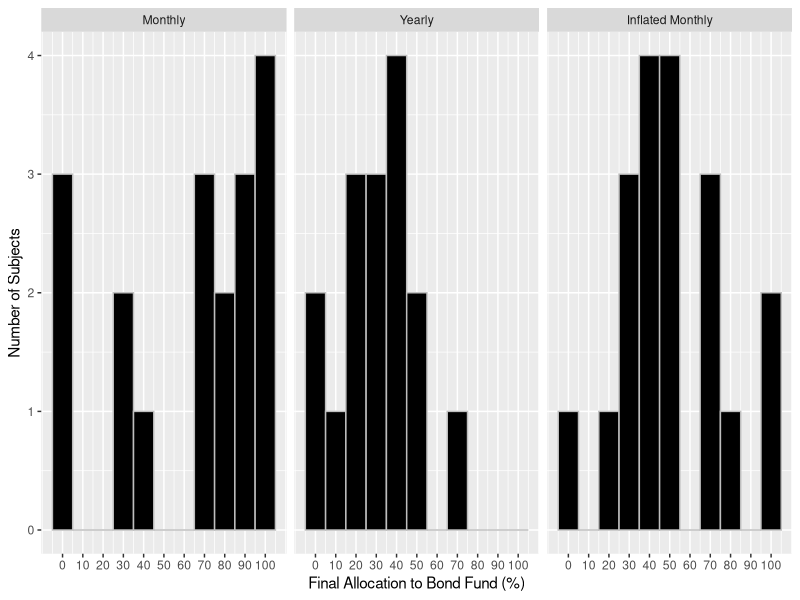

Write the R code that produced this figure. (Note: this script raises an error after producing the figure.)
## ---- chunk 1
library(dplyr)
library(magrittr)
library(tidyr)
library(ggplot2)
library(Hmisc)
library(nortest)
library(plm)
library(lme4)
library(sandwich)
library(lmtest)

data <- read.csv('Exp_Data.csv',header=TRUE)
survey <- read.csv('Exp_Survey.csv',header=TRUE)

survey %<>% mutate(Q3 = ifelse(Q3 == 'Yes',1,ifelse(Q3 == 'No',0,.5))) %>% 
  mutate(Q4 = ifelse(Q4 == 'Yes',1,ifelse(Q4 == 'No',0,.5))) %>%
  mutate(Q5 = ifelse(Q5 == 'Yes',1,ifelse(Q5 == 'No',0,.5)))

survey %<>% select(ID,Q3,Q4,Q5,Q6,Q7)
data %<>% select(-Name,-Student.ID)

wide.data <- inner_join(survey,data,by="ID")
long.data.40 <- wide.data %>% select(ID,Type,num_range("X",161:200)) %>% gather("Choice_Num","Choice",3:42)

remove(data,survey)

## ---- chunk 2
hist.data <- wide.data %>% select(Type,Final.Choice) %>% mutate(Final.Choice = Final.Choice * 100) %>%
  mutate(Type = ifelse(Type == 1, "Monthly", ifelse(Type == 2, "Yearly","Inflated Monthly")))

hist.data$Type <- factor(hist.data$Type, levels = c("Monthly", "Yearly", "Inflated Monthly"))

ggplot(hist.data, aes(Final.Choice)) + geom_histogram(binwidth=10, fill="black",color="gray") + 
  facet_wrap(~ Type) +
  scale_x_continuous(breaks=seq(0,100,10)) +
  xlab("Final Allocation to Bond Fund (%)") + 
  ylab("Number of Subjects") 
## ---- chunk 3
ste <- function(x) sqrt(var(x,na.rm=TRUE)/sum(!is.na(x))) #standard error computation

summ.final <- wide.data %>% group_by(Type) %>% 
  summarise(Avg = mean(Final.Choice), sd = sd(Final.Choice), ste = ste(Final.Choice))

t.test1 <- wide.data %>% filter(Type == 1 | Type == 2)
t.test2 <- wide.data %>% filter(Type == 1 | Type == 3)
t.test3 <- wide.data %>% filter(Type == 2 | Type == 3)

t.test(Final.Choice~Type,t.test1)
t.test(Final.Choice~Type,t.test2)
t.test(Final.Choice~Type,t.test3)
## ---- chunk 4
summ.40 <- long.data.40 %>% group_by(Type) %>% 
  summarise(Avg = mean(Choice,na.rm=TRUE), sd = sd(Choice,na.rm=TRUE), ste = ste(Choice))

t.2.test1 <- long.data.40 %>% filter(Type == 1 | Type == 2)
t.2.test2 <- long.data.40 %>% filter(Type == 1 | Type == 3)
t.2.test3 <- long.data.40 %>% filter(Type == 2 | Type == 3)

t.test.cluster(t.2.test1$Choice,t.2.test1$ID,t.2.test1$Type)
t.test.cluster(t.2.test2$Choice,t.2.test2$ID,t.2.test2$Type)
t.test.cluster(t.2.test3$Choice,t.2.test3$ID,t.2.test3$Type)
## ---- chunk 5
ctrl.t.test1 <- t.test1 %>% mutate(type.dummy = ifelse(Type==1,0,1), Final.Choice = Final.Choice*100)
ctrl.t.test2 <- t.test2 %>% mutate(type.dummy = ifelse(Type==1,0,1), Final.Choice = Final.Choice*100)
ctrl.t.test3 <- t.test3 %>% mutate(type.dummy = ifelse(Type==2,0,1), Final.Choice = Final.Choice*100)

# Using HC-robust standard errors
coeftest(lm(Final.Choice~type.dummy+Q3+Q4+Q5,ctrl.t.test1), vcov=vcovHC)
coeftest(lm(Final.Choice~type.dummy+Q3+Q4+Q5,ctrl.t.test2), vcov=vcovHC)
coeftest(lm(Final.Choice~type.dummy+Q3+Q4+Q5,ctrl.t.test3), vcov=vcovHC)
## ---- chunk 6
bootstrap <- function(a,b){
  set.seed(76)
  boot.samples <- c(rep(NA,100000))
  for (i in 1:100000){
    t.1 <- sample(length(a), length(a), replace=TRUE)
    t.2 <- sample(length(b), length(b), replace=TRUE)
    t <- mean(a[t.1])-mean(b[t.2])
    boot.samples[i] <- t
    
  }
  return(as.data.frame(boot.samples) %>% rename(x=boot.samples))
}

boot.samples.1 <- bootstrap(monthly$Final.Choice,yearly$Final.Choice)
boot.samples.2 <- bootstrap(monthly$Final.Choice,infmonthly$Final.Choice)

CI.1 <- quantile(boot.samples.1$x,c(.005,.995))
CI.2 <- quantile(boot.samples.2$x,c(.005,.995))

boot.samples.1 %<>% mutate(CI = x < CI.1[1] | x > CI.1[2])
boot.samples.2 %<>% mutate(CI = x < CI.2[1] | x > CI.2[2])

ggplot(aes(x, fill=CI), data=boot.samples.1) + geom_histogram(color="gray") + 
  geom_vline(xintercept=CI.1, linetype="dotted", color="red", size= 1) +
  geom_text(label=paste("99% CI: [",round(CI.1[1],2),",",round(CI.1[2],2),"]"), aes(x=mean(boot.samples.1$x),y=12000), size=6) +
  scale_fill_manual(values = c("black", "red")) +
  guides(fill=FALSE) +
  coord_cartesian(xlim=c(-30,70), ylim=c(0,12000)) +
  xlab("Difference in Average Allocation (%)") +
  ylab("Count")

ggplot(aes(x, fill=CI), data=boot.samples.2) + geom_histogram(color="gray") + 
  geom_vline(xintercept=CI.2, linetype="dotted", color="red", size= 1) +
  geom_text(label=paste("99% CI: [",round(CI.2[1],2),",",round(CI.2[2],2),"]"), aes(x=mean(boot.samples.2$x),y=12000), size=6) +
  scale_fill_manual(values = c("black", "red"), name="") +
  guides(fill=FALSE) +
  coord_cartesian(xlim=c(-30,70), ylim=c(0,12000)) +
  xlab("Difference in Average Allocation (%)") +
  ylab("Count")
## ---- chunk 7
monthly.data.lm <- monthly %>% select(ID,num_range("X",1:200)) %>%
  gather("Period","Choice",2:201) %>% mutate(Period=as.numeric(substring(Period,2)), Choice=Choice*100)

yearly.data.lm <- yearly %>% select(ID,num_range("X",1:200)) %>%
  gather("Period","Choice",2:201) %>% mutate(Period=as.numeric(substring(Period,2))) %>%
  filter(is.na(Choice)==FALSE) %>% mutate(Period = (Period %/% 10) + 1, Choice=Choice*100)

infmonthly.data.lm <- infmonthly %>% select(ID,num_range("X",1:200)) %>%
  gather("Period","Choice",2:201) %>% mutate(Period=as.numeric(substring(Period,2)), Choice=Choice*100)

ts.monthly <- monthly.data.lm %>% spread(ID,Choice) %>% select(-Period)
ts.yearly <- yearly.data.lm %>% spread(ID,Choice) %>% select(-Period)
ts.infmonthly <- infmonthly.data.lm %>% spread(ID,Choice) %>% select(-Period)

### Code to sort ACFs from highest (absolute) ACF for lag 1 to lowest ACF for lag 1
for (x in colnames(ts.infmonthly)){
  a <- c(x,acf(ts.infmonthly[[x]],plot=FALSE)$acf[2],3) %>% t() %>% as.data.frame() %>% 
    rename(ID=V1,ACF_1=V2,Type=V3)
  acf.rank %<>% bind_rows(a)
  
}

acf.rank %<>% slice(2:n()) %>% mutate(ACF_1 = abs(as.numeric(ACF_1)))

acf.rank.1 <- acf.rank %>% filter(Type==1) %>% arrange(desc(ACF_1))
acf.rank.2 <- acf.rank %>% filter(Type==2) %>% arrange(desc(ACF_1))
acf.rank.3 <- acf.rank %>% filter(Type==3) %>% arrange(desc(ACF_1))
### End sorting code

par(mar=c(4,4.5,3,1))
par(mfrow=c(4,5))

for (x in colnames(ts.monthly)){
  acf(ts.monthly[[x]],lag.max=10, plot=FALSE) %>% plot(main = x)
  
}

par(mfrow=c(4,5))

for (x in colnames(ts.yearly)){
  acf(ts.yearly[[x]],lag.max=10, plot=FALSE) %>% plot(main = x)
  
}

par(mfrow=c(4,5))

for (x in colnames(ts.infmonthly)){
  acf(ts.infmonthly[[x]],lag.max=10, plot=FALSE) %>% plot(main = x)
  
}

par(mfrow=c(1,1))
## ---- chunk 8
paired.data <- long.data.40 %>% group_by(ID) %>% summarise(avg_choice = mean(Choice,na.rm=TRUE)) %>% 
  inner_join(select(wide.data,ID,Type,Final.Choice),by="ID")

t.paired.test1 <- paired.data %>% filter(Type == 1)
t.paired.test2 <- paired.data %>% filter(Type == 2)
t.paired.test3 <- paired.data %>% filter(Type == 3)

t.test(t.paired.test1$avg_choice,t.paired.test1$Final.Choice,paired=TRUE)
t.test(t.paired.test2$avg_choice,t.paired.test2$Final.Choice,paired=TRUE)
t.test(t.paired.test3$avg_choice,t.paired.test3$Final.Choice,paired=TRUE)
## ---- chunk 9
monthly.data <- monthly %>% select(num_range("X",1:200)) %>% summarise_each(funs(mean)) %>%
  gather("Period","Avg_Choice",1:200) %>% mutate(Type = "Monthly")

yearly.data <- yearly %>% select(num_range("X",1:200)) %>% summarise_each(funs(mean)) %>%
  gather("Period","Avg_Choice",1:200) %>% filter(is.na(Avg_Choice)==FALSE) %>% mutate(Type = "Yearly")

inf.monthly.data <-  infmonthly %>% select(num_range("X",1:200)) %>% summarise_each(funs(mean)) %>%
  gather("Period","Avg_Choice",1:200) %>% mutate(Type = "Inflated Monthly")

graph.data <- bind_rows(monthly.data,yearly.data) %>% bind_rows(inf.monthly.data) %>%
  mutate(Avg_Choice=Avg_Choice*100)

graph.data %>% filter(Type %in% c("Monthly","Yearly")) %>% 
  ggplot(aes(Period, Avg_Choice, group=Type)) + 
  geom_line(size=2, aes(col=Type)) + 
  scale_x_discrete(breaks=NULL) + 
  scale_y_continuous(breaks=seq(0,100,25)) +
  scale_color_manual(values=c("Blue","Red"),name="Condition") +
  ylab("Average Allocation to Bonds (%)") + xlab("Time (in Periods)") + 
  geom_smooth(method="lm",size=2,color="black",fill=NA)
  
graph.data %>% filter(Type %in% c("Monthly","Inflated Monthly")) %>% 
  ggplot(aes(Period, Avg_Choice, group=Type)) + 
  geom_line(size=2, aes(col=Type)) + 
  scale_x_discrete(breaks=NULL) + 
  scale_y_continuous(breaks=seq(0,100,25)) +
  scale_color_manual(values=c("Red","Blue"), name="Condition",breaks=c("Monthly","Inflated Monthly")) +
  ylab("Average Allocation to Bonds (%)") + xlab("Time (in Periods)") + 
  geom_smooth(method="lm",size=2,color="black",fill=NA)

## ---- chunk 10
### Function to get cluster-robust standard errors
### Source: http://www.ne.su.se/polopoly_fs/1.216115.1426234213!/menu/standard/file/clustering1.pdf
clx <- function(fm, dfcw, cluster){
  M <- length(unique(cluster))
  N <- length(cluster)
  dfc <- (M/(M-1))*((N-1)/(N-fm$rank))
  u <- apply(estfun(fm),2,
             function(x) tapply(x, cluster, sum))
  vcovCL <- dfc*sandwich(fm, meat=crossprod(u)/N)*dfcw
  + coeftest(fm, vcovCL) }

fix.lm1 <- lm(Choice~Period + factor(ID) - 1,monthly.data.lm)


cluster.lm1 <- lm(Choice~Period,monthly.data.lm)


fix.lm2 <- lm(Choice~Period + factor(ID) - 1,yearly.data.lm)


cluster.lm2 <- lm(Choice~Period,yearly.data.lm)

fix.lm3 <- lm(Choice~Period + factor(ID) - 1,infmonthly.data.lm)


cluster.lm3 <- lm(Choice~Period,infmonthly.data.lm)
## ---- chunk 11
summary(fix.lm1)
summary(fix.lm2)
summary(fix.lm3)
## ---- chunk 12
clx(cluster.lm1,1,monthly.data.lm$ID)
clx(cluster.lm2,1,yearly.data.lm$ID)
clx(cluster.lm3,1,infmonthly.data.lm$ID)
## ---- chunk 13
clx(fix.lm1,1,monthly.data.lm$ID)
clx(fix.lm2,1,yearly.data.lm$ID)
clx(fix.lm3,1,infmonthly.data.lm$ID)
## ---- chunk 14
sum(wide.data$Q6 != "DK")
sum(wide.data$Q7 != "DK")

survey.lm1 <- wide.data %>% select(Final.Choice,Q6,Q7) %>%
  mutate(tech.dummy=ifelse(Q6 == "DK",0,1),fin.dummy=ifelse(Q7 == "DK",0,1),Final.Choice=Final.Choice*100) 
survey.lm2 <- survey.lm1 %>% filter(Q6 != "DK") %>% mutate(Q6=as.numeric(as.character(Q6))*100)
survey.lm3 <- survey.lm1 %>% filter(Q7 != "DK") %>% mutate(Q7=as.numeric(as.character(Q7))*100)

summary(lm(Final.Choice~tech.dummy + fin.dummy,survey.lm1))
summary(lm(Final.Choice~Q6,survey.lm2))
summary(lm(Final.Choice~Q7,survey.lm3))
